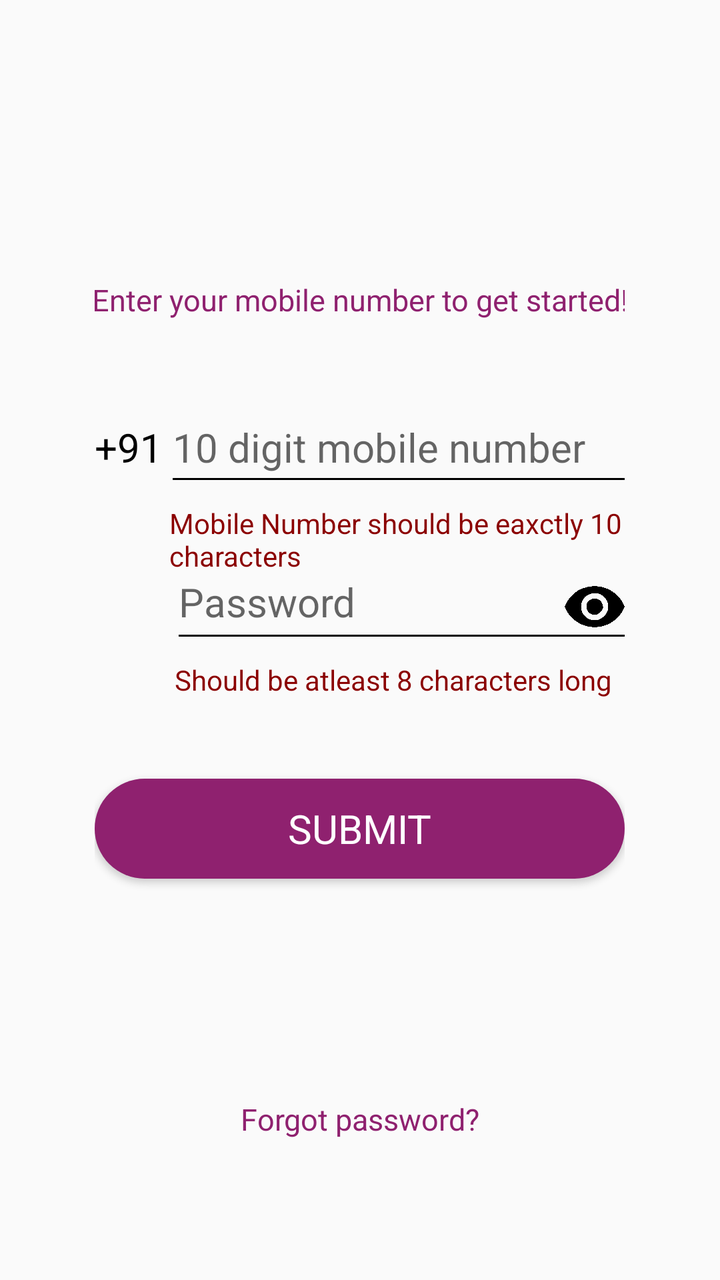
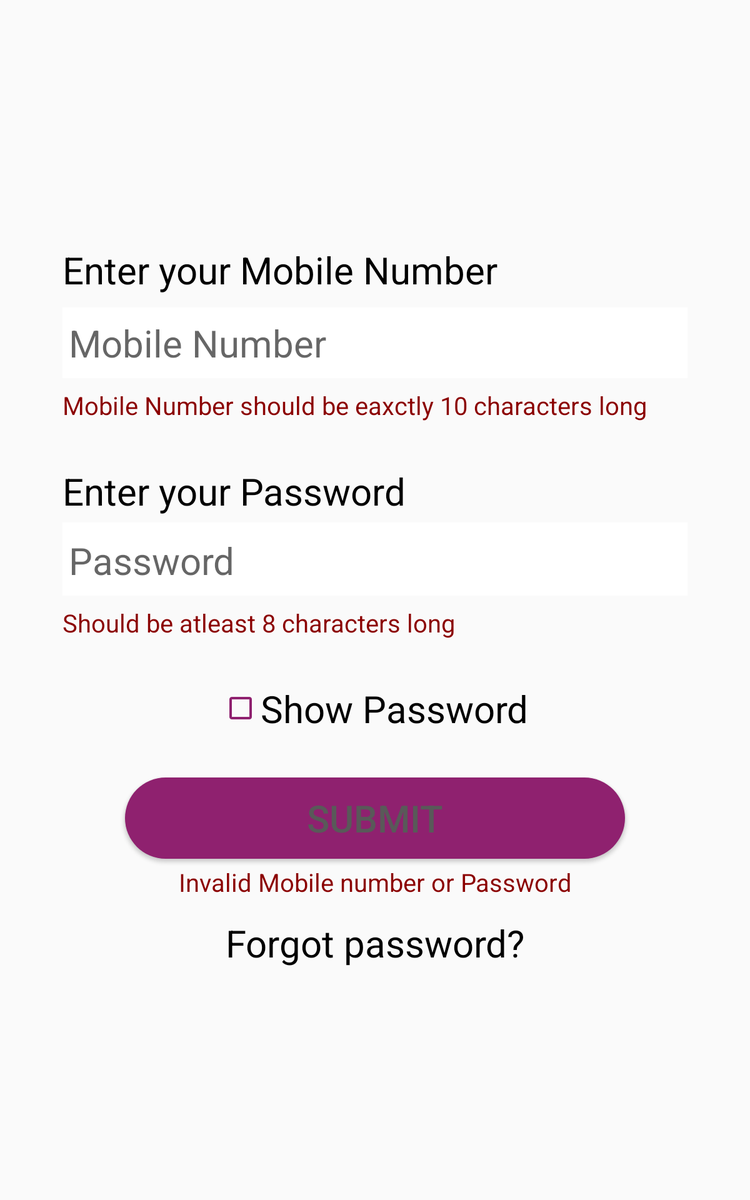

Two renders of one Android screen. The first uses the default layout on a phone; the second uses the alternative layout the repository ships for a different screen configuration, on a matching device. The two XML files are below.
<!-- AndroidManifest.xml: application theme AppTheme.NoActionBar -->
<!-- res/layout/mighty_login_scroll_field.xml -->
<?xml version="1.0" encoding="utf-8"?>
<ScrollView xmlns:android="http://schemas.android.com/apk/res/android"
    xmlns:tools="http://schemas.android.com/tools"
    android:id="@+id/login_layout"
    android:layout_width="match_parent"
    android:layout_gravity="center"
    android:layout_height="match_parent"
    tools:context="com.example.lenovo.wheelcare.MainActivity">
    <LinearLayout
        android:layout_width="265dp"
        android:layout_height="260dp"
        android:orientation="vertical"
        android:layout_gravity="center"
        android:gravity="center"
        android:layout_marginLeft="70dp"
        android:layout_marginRight="70dp"
        android:layout_marginTop="40dp"
        >
        <TextView
            android:id="@+id/header"
            android:layout_width="346dp"
            android:layout_marginTop="20dp"
            android:layout_height="80dp"
            android:textColor="@color/btn_color"
            android:gravity="center"
            android:layout_gravity="center"
            android:textSize="15dp"
            android:textAppearance="?android:attr/textAppearanceSmall"
            android:text="Enter your mobile number to get started!"/>

        <LinearLayout
            android:layout_width="match_parent"
            android:layout_height="wrap_content"
            android:layout_gravity="bottom"
            android:layout_marginTop="20dp"
            android:orientation="horizontal">
            <TextView
                android:layout_width="wrap_content"
                android:layout_height="wrap_content"
                android:textColor="@color/btn_click"
                android:textSize="20dp"
                android:gravity="left"
                android:textAppearance="?android:attr/textAppearanceMedium"
                android:text="+91"/>
            <EditText
                android:id="@+id/edit_mobile"
                android:layout_width="match_parent"
                android:layout_height="wrap_content"
                android:paddingBottom="7dp"
                android:textSize="20dp"
                android:background="@drawable/custom_edit_box"
                android:hint="10 digit mobile number"
                android:layout_marginLeft="5dp"
                android:textAppearance="?android:attr/textAppearanceMedium"
                android:inputType="number|numberDecimal"
                android:maxLength="35"
                android:maxLines="1"/>
        </LinearLayout>
        <TextView
            android:id="@+id/text_mobile_error"
            android:layout_width="wrap_content"
            android:layout_height="wrap_content"
            android:textColor="@color/auto_fill"
            android:maxLines="2"
            android:layout_marginLeft="25dp"
            android:layout_gravity="center"
            android:layout_marginTop="8dp"
            android:textAppearance="?android:attr/textAppearanceSmall"
            android:text="Mobile Number should be eaxctly 10 characters"/>
        <FrameLayout
            android:layout_width="match_parent"
            android:layout_height="wrap_content"
            >
            <EditText
                android:id="@+id/edit_userpass"
                android:layout_width="223dp"
                android:layout_height="match_parent"
                android:layout_gravity="right"
                android:background="@drawable/custom_edit_box"
                android:hint="@string/password"
                android:inputType="textPassword"
                android:textSize="20dp"
                android:maxLength="35"
                android:maxLines="1"
                android:paddingBottom="8dp"
                android:textAppearance="?android:attr/textAppearanceMedium" />
            <ImageView
                android:id="@+id/chech_box"
                android:layout_width="30dp"
                android:layout_height="30dp"
                android:layout_gravity="right|bottom"
                android:paddingBottom="8dp"
                android:src="@drawable/password_show"
                />
        </FrameLayout>

        <TextView
            android:id="@+id/text_password_error"
            android:layout_width="225dp"
            android:layout_height="wrap_content"
            android:textColor="@color/auto_fill"
            android:layout_gravity="right"
            android:maxLines="10"
            android:layout_marginTop="8dp"
            android:textAppearance="?android:attr/textAppearanceSmall"
            android:text="Should be atleast 8 characters long"
            />


        <Button
            android:id="@+id/btn_submit"
            android:layout_width="match_parent"
            android:layout_height="50dp"
            android:textSize="20dp"
            android:layout_marginTop="40dp"
            android:background="@drawable/round_edge"
            android:textColor="@color/white"
            android:textAppearance="?android:attr/textAppearanceMedium"
            android:text="SUBMIT"/>

        <TextView
            android:id="@+id/text_invalid_password"
            android:layout_width="match_parent"
            android:layout_height="wrap_content"
            android:textColor="@color/auto_fill"
            android:visibility="gone"
            android:gravity="center_horizontal"
            android:layout_gravity="center_horizontal|center_vertical"
            android:text="Invalid Mobile number or Password"
            android:textAppearance="?android:attr/textAppearanceMedium"
            android:layout_marginTop="@dimen/_5sdp"
            android:layout_marginBottom="@dimen/_5sdp"/>

        <TextView
            android:id="@+id/text_forgot_password"
            android:layout_width="match_parent"
            android:layout_height="wrap_content"
            android:textColor="@color/btn_color"
            android:gravity="center"
            android:textAppearance="?android:attr/textAppearanceSmall"
            android:layout_gravity="bottom"
            android:textSize="15dp"
            android:layout_marginTop="100dp"
            android:layout_marginBottom="50dp"
            android:text="@string/forgot_password"
            android:padding="10dp"
            />




    </LinearLayout>

</ScrollView>
<!-- resources referenced by this layout -->
<resources>
  <color name="auto_fill">#8B0000</color>
  <color name="btn_click">#000000</color>
  <color name="btn_color">#8f216f</color>
  <color name="white">#ffffff</color>
  <dimen name="_5sdp">5dp</dimen>
  <!-- drawable custom_edit_box (drawable) -->
  <?xml version="1.0" encoding="utf-8"?>
  <layer-list xmlns:android="http://schemas.android.com/apk/res/android" >
  
  
  
      
      <item
          android:bottom="4dp"
          android:left="-3dp"
          android:right="-3dp"
          android:top="-3dp">
          <shape android:shape="rectangle">
              <stroke
                  android:width="1dp"
                  android:color="#000" />
          </shape>
      </item>
  
  </layer-list>
  <!-- drawable password_show: png bitmap (drawable, 37756 bytes) -->
  <!-- drawable round_edge (drawable) -->
  <?xml version="1.0" encoding="utf-8"?>
  <shape xmlns:android="http://schemas.android.com/apk/res/android"
      android:shape="rectangle" android:padding="10dp">
      
      <solid android:color="@color/btn_color"/>
      <corners android:radius="80dp"/>
  </shape>
  <string name="forgot_password">Forgot password?</string>
  <string name="password">Password</string>
  <style name="AppTheme.NoActionBar">
          <item name="windowActionBar">false</item>
          <item name="windowNoTitle">true</item>
      </style>
</resources>
<!-- res/layout-large/mighty_login_scroll_field.xml (the author's variant of the layout above) -->
<!-- drawn on a 7-inch tablet held upright -->
<?xml version="1.0" encoding="utf-8"?>
<ScrollView xmlns:android="http://schemas.android.com/apk/res/android"
    xmlns:tools="http://schemas.android.com/tools"
    android:id="@+id/login_layout"
    android:layout_width="match_parent"
    android:layout_height="match_parent"
    android:layout_centerVertical="true"
    tools:context="com.example.lenovo.wheelcare.MainActivity">

    <LinearLayout
        android:layout_width="match_parent"
        android:layout_height="match_parent"
        android:orientation="vertical"
        android:layout_gravity="center"
        android:layout_marginLeft="50dp"
        android:layout_marginRight="50dp">



        <TextView
            android:id="@+id/text_header_mobile"
            android:layout_width="match_parent"
            android:text="Enter your Mobile Number"
            android:layout_height="wrap_content"
            android:textSize="30dp"
            android:textColor="@color/btn_click"
            android:gravity="left"
            android:layout_marginTop="@dimen/_20sdp"
            android:textAppearance="?android:attr/textAppearanceMedium"
            />

        <EditText
            android:id="@+id/edit_mobile"
            android:layout_width="match_parent"
            android:layout_height="wrap_content"
            android:hint="Mobile Number"
            android:paddingLeft="5dp"
            android:paddingTop="@dimen/_8sdp"
            android:textSize="30dp"
            android:paddingBottom="@dimen/_8sdp"
            android:layout_marginTop="10dp"
            android:background="@color/white"
            android:textAppearance="?android:attr/textAppearanceMedium"
            android:layout_gravity="center_horizontal|center_vertical"
            android:inputType="number|numberDecimal"
            android:maxLength="35"
            android:maxLines="1"/>
        <TextView
            android:id="@+id/text_mobile_error"
            android:layout_width="match_parent"
            android:layout_height="wrap_content"
            android:textSize="20dp"
            android:textColor="@color/auto_fill"
            android:maxLines="1"
            android:layout_marginTop="8dp"
            android:textAppearance="?android:attr/textAppearanceSmall"
            android:text="Mobile Number should be eaxctly 10 characters long"/>


        <TextView
            android:id="@+id/txt_password_header"
            android:layout_width="match_parent"
            android:layout_height="wrap_content"
            android:textColor="@color/btn_click"
            android:gravity="left"
            android:textSize="30dp"
            android:textAppearance="?android:attr/textAppearanceMedium"
            android:layout_gravity="center_horizontal|center_vertical"
            android:text="Enter your Password"
            android:layout_marginTop="35dp"
            android:layout_marginBottom="@dimen/_5sdp"/>

        <EditText
            android:layout_width="match_parent"
            android:layout_height="wrap_content"
            android:id="@+id/edit_userpass"
            android:hint="@string/password"
            android:textSize="30dp"
            android:paddingLeft="5dp"
            android:paddingTop="10dp"
            android:paddingBottom="@dimen/_8sdp"
            android:background="@color/white"
            android:inputType="textPassword"
            android:textAppearance="?android:attr/textAppearanceMedium"
            android:layout_gravity="center_horizontal|center_vertical"
            android:maxLines="1"
            android:maxLength="35"/>
        <TextView
            android:id="@+id/text_password_error"
            android:layout_width="match_parent"
            android:layout_height="wrap_content"
            android:textColor="@color/auto_fill"
            android:maxLines="3"
            android:textSize="20dp"
            android:layout_marginTop="8dp"
            android:textAppearance="?android:attr/textAppearanceSmall"
            android:text="Should be atleast 8 characters long"
            />

        <CheckBox
            android:id="@+id/chech_box"
            android:layout_width="wrap_content"
            android:layout_height="wrap_content"
            android:layout_marginTop="35dp"
            android:textSize="30dp"
            android:layout_gravity="center"
            android:textColor="@color/btn_click"
            android:checked="false"
            android:text="Show Password"
            android:buttonTint="@color/btn_color"
            android:textAppearance="?android:attr/textAppearanceMedium" />

        <Button
            android:id="@+id/btn_submit"
            android:layout_width="400dp"
            android:layout_height="65dp"
            android:layout_gravity="center_horizontal"
            android:layout_marginTop="35dp"
            android:background="@drawable/round_edge"
            android:textSize="30dp"
            android:textColor="@color/setup_btn_color"
            android:text="SUBMIT"/>

        <TextView
            android:id="@+id/text_invalid_password"
            android:layout_width="match_parent"
            android:layout_height="wrap_content"
            android:textColor="@color/auto_fill"
            android:textSize="20dp"
            android:gravity="center_horizontal"
            android:textAppearance="?android:attr/textAppearanceMedium"
            android:layout_gravity="center_horizontal|center_vertical"
            android:text="Invalid Mobile number or Password"
            android:layout_marginTop="@dimen/_5sdp"
            android:layout_marginBottom="@dimen/_5sdp"/>

        <TextView
            android:id="@+id/text_forgot_password"
            android:layout_width="match_parent"
            android:layout_height="wrap_content"
            android:textColor="@color/btn_click"
            android:textSize="30dp"
            android:gravity="center"
            android:textAppearance="?android:attr/textAppearanceMedium"
            android:layout_gravity="center_horizontal|center_vertical"
            android:text="@string/forgot_password"
            android:padding="10dp"
            />




    </LinearLayout>

</ScrollView>
<!-- resources referenced by the variant -->
<!-- as a 7-inch tablet held upright resolves them -->
<resources>
  <color name="auto_fill">#8B0000</color>
  <color name="btn_click">#000000</color>
  <color name="btn_color">#8f216f</color>
  <color name="setup_btn_color">#595959</color>
  <color name="white">#ffffff</color>
  <dimen name="_20sdp">20dp</dimen>
  <dimen name="_5sdp">5dp</dimen>
  <dimen name="_8sdp">8dp</dimen>
  <!-- drawable round_edge (drawable) -->
  <?xml version="1.0" encoding="utf-8"?>
  <shape xmlns:android="http://schemas.android.com/apk/res/android"
      android:shape="rectangle" android:padding="10dp">
      
      <solid android:color="@color/btn_color"/>
      <corners android:radius="80dp"/>
  </shape>
  <string name="forgot_password">Forgot password?</string>
  <string name="password">Password</string>
  <style name="AppTheme.NoActionBar">
          <item name="windowActionBar">false</item>
          <item name="windowNoTitle">true</item>
      </style>
</resources>
